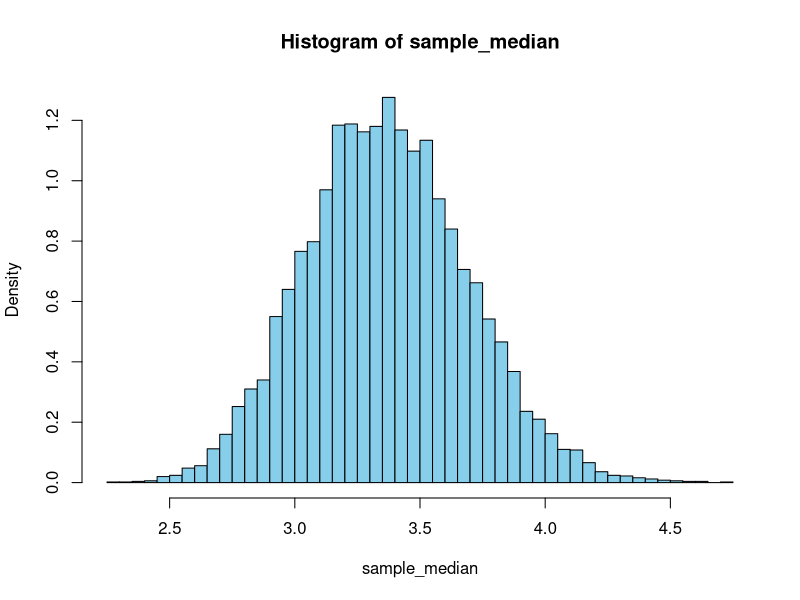
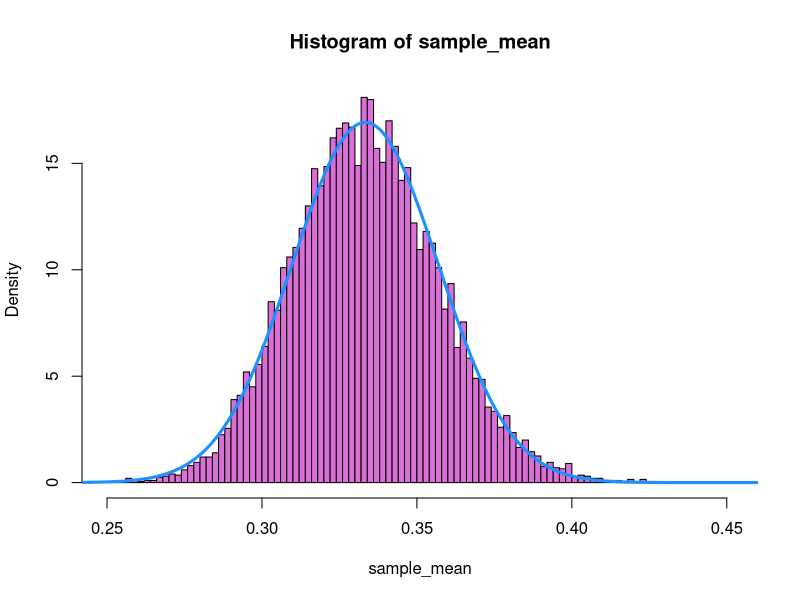
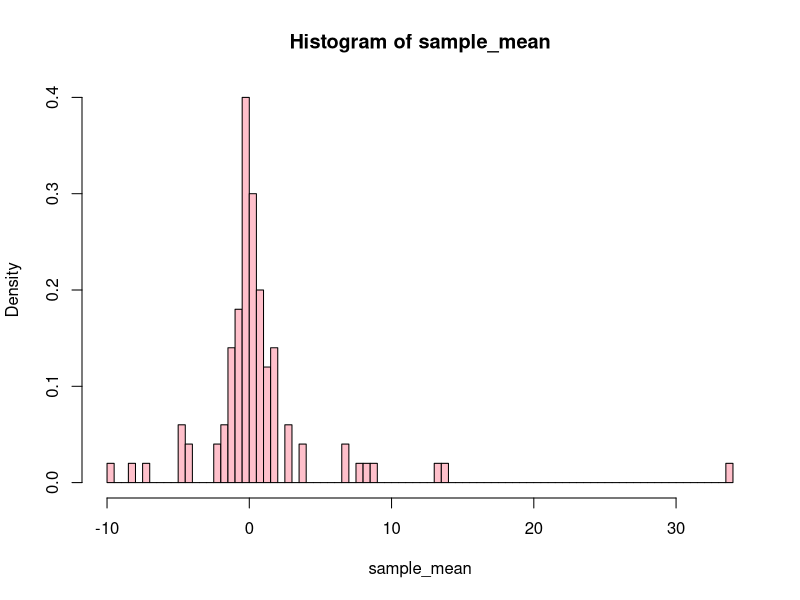
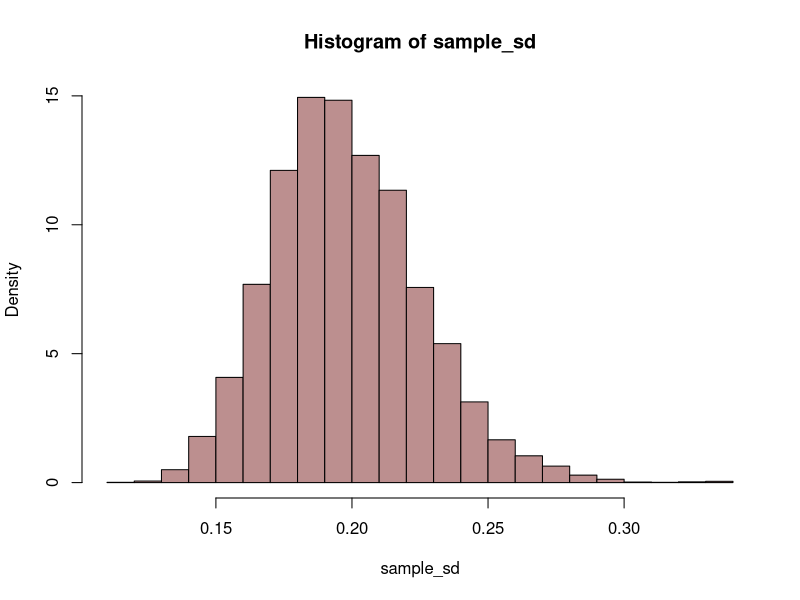
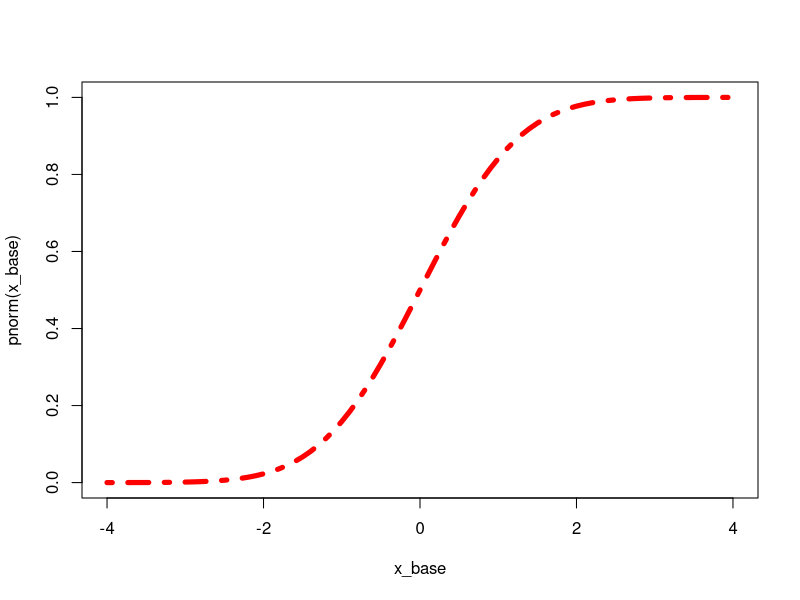
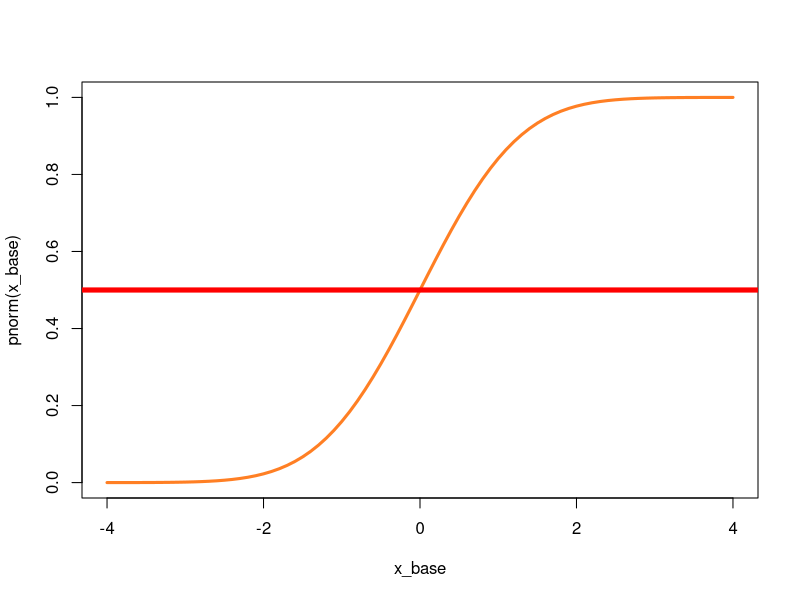
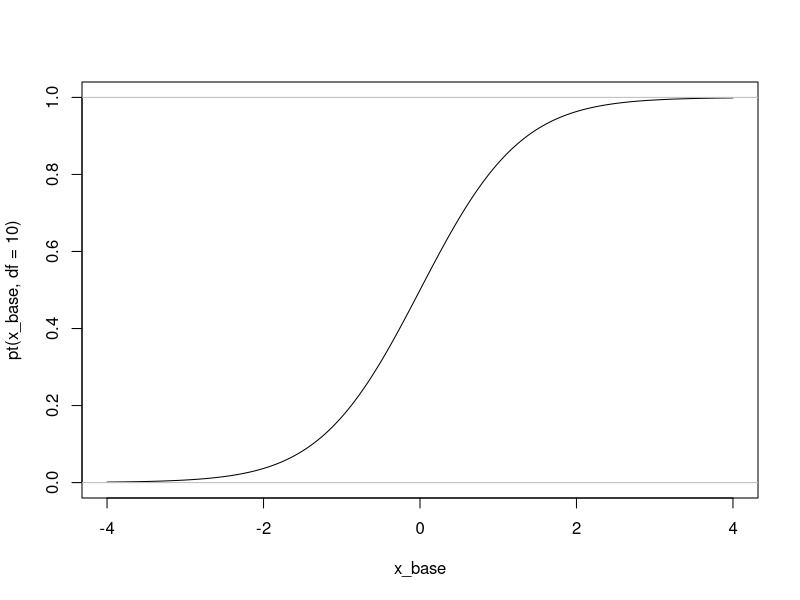
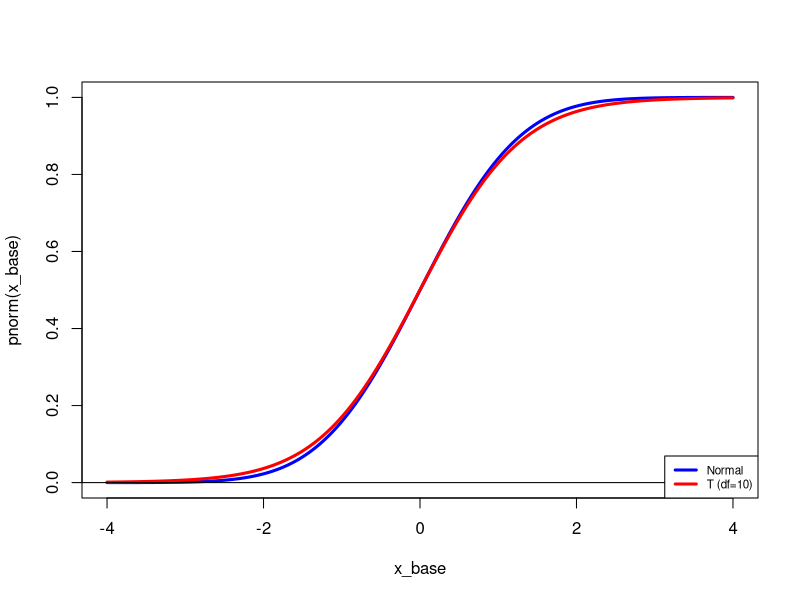

Generate these figures, in order, with R:
## -------------------------------------------------------------
## Stat/Q Sci 403 Lab 2 | Spring 2021 | University of Washington
##    Modified from 2020 and based on earlier labs of 
##           Vladimir Minin and Yen-Chi Chen
##
## The goal of this lab is to give examples about CLT, about the CDF, to
##  introduce the ecdf function, and its convergens to the tru CDF,
##   and to give more examples of making plots.
## -------------------------------------------------------------

###                                      ###
### Part 1: Random variables and CLT     ###
###                                      ###

## Exanoke 1: distribution of sample  medians
n_rep = 10000
n = 100
df0 = 4

sample_median = rep(NA,n_rep)
for(i in 1:n_rep){
  data = rchisq(n, df = df0)
  # generate n data points from Chi-sq(df0)
  sample_median[i] = median(data)
}

hist(sample_median, probability = T, col="skyblue", breaks=50)
# The median of n=100 Chisq has an approximately normal distribution! 


## Example: central limit theorem for the saample mean
n_rep = 10000
n = 200
rate0 = 3

sample_mean = rep(NA, n_rep)

for(i in 1:n_rep){
  data = rexp(n,rate = rate0)
  # generate n data points from Exp(rate0)
  sample_mean[i] = mean(data)
  # i-th element of object "sample_mean" is a sample average
}

hist(sample_mean, probability = T, col="orchid", breaks=100)
x_base = seq(from=0, to=1, by=0.001)
lines(x=x_base, y=dnorm(x_base, mean=1/rate0, sd=1/(sqrt(n)*rate0)),
      lwd=3, col="dodgerblue")

## Example: failure of central limit theorem for the Cauchy distribution
n_rep = 100
n = 100000

sample_mean = rep(NA, n_rep)

for(i in 1:n_rep){
  data = rcauchy(n)
  # generate n data points from Cauchy(0,1) distirbution 
  # the "mean" of Cauchy distribution does not exist!
  sample_mean[i] = mean(data)
}

hist(sample_mean, probability = T, col="pink", breaks=100)
x_base = seq(from=0, to=1, by=0.001)
# with some probability, the sample mean could be very large/small


#####
##### Exercise 1.1: the distribution of sample standard deviation.
#####    Generate n=100 data points from Exp(5), compute the sample SD.
#####    Repeat the procedure n_rep=10000 times and plot the histogram.
#####    You can use the function sd() to compute sample SD.

n_rep = 10000
n = 100

sample_sd = rep(NA, n_rep)

for(i in 1:n_rep){
  data = rexp(n,rate = 5)
  sample_sd[i] = sd(data)
}

hist(sample_sd, probability = T, col="rosybrown", breaks=30)

### Part 2: CDF  ###
###              ###

### Example 1: normal distribution 

# pnorm gives the CDF values, so then we just plot the CDF curve

c(pnorm(-2),pnorm(-1),pnorm(0),pnorm(1),pnorm(2))

x_base = seq(from=-4, to=4, by=0.1)
plot(x_base, pnorm(x_base), type="l", 
     lwd=5, col="red", lty=4)

plot(x=x_base, y=pnorm(x_base), type="l", lwd=3, col="chocolate1")
abline(h=0.5, lwd=5, col="red")
  # abline(h=0): add the horizontal line at y=0

### Example 2: t-distribution

help(pt)       # check out the functions

x_base = seq(from=-4, to=4, by=0.01)

plot(x=x_base, y=pt(x_base, df=10), type="l", ylim=c(0,1))
  # ylim=c(0,1): set the range of Y-axis, df=degrees of freedom of t =10
abline(h=0, col="gray")
abline(h=1, col="gray")

## overlay multiple curves: norml and t
x_base = seq(from=-4, to=4, by=0.01)
plot(x_base, pnorm(x_base), type="l", lwd=3, col="blue")
lines(x_base, pt(x_base, df=10), lwd=3, col="red")
abline(h=0)

legend("bottomright", c("Normal","T (df=10)"), 
       lwd=3, col=c("blue","red"), cex=0.7)
  # add a legend; play around with each argument to
  # see its functionality.

####
#### Exercise 2.1: Compare t with different degrees of Freedom
####

plot(x=x_base, y=pnorm(x_base), type="l", lwd=3, 
     col="blue")
lines(x=x_base, y=pt(x_base, df=1), lwd=3, 
      col="red")
lines(x=x_base, y=pt(x_base, df=2), lwd=3, 
      col="orchid")
lines(x=x_base, y=pt(x_base, df=5), lwd=3, 
      col="purple")
abline(h=0)
abline(h=0.5)
abline(h=1)

legend("topleft", cex=0.7,
       c("Normal","T (df=1)","T (df=2)", "T (df=5)"), 
       lwd=3, col=c("blue","red","orchid","purple"))
  # as df increases, t-distribution gets closer to the Normal distribution

#### Exercise 2.2: 
#### In one plot, show the CDF of uniform distribution over [-4,4]
####  and Exp(2) and N(0,1) for x within [-5, 5].
{
x_base = seq(from=-5, to=5, by=0.01)
plot(x=x_base, y=punif(x_base, min=-4, max=4), type="l", 
     lwd=3, col="orchid")
lines(x=x_base, y=pexp(x_base, rate=2), lwd=3, col="limegreen")
lines(x=x_base, y=pnorm(x_base), lwd=3, col="dodgerblue")
abline(h=0)
legend("topleft", legend=c("Uni[-4,4]","Exp(2)","N(0,1)"), 
       col=c("orchid","limegreen","dodgerblue"), lwd=5)
}

###                                         ###
### Part 3: Intro to the EDF and ecdf()     ###
###                                         ###

# The function ecdf() gives the empirical CDF of a sample
#   A more basic way of computing it constructing explicit line segments
#            is given in the homework Rmd template
#   If samples are large, one may as well use a continuous curve as the jumps
#     small,  but remember it is really always a discrete random variable

### Example 3.1
### Given 6 data points 1,3,3,4,7,11 show the EDF curve using these points.

x = c(1,3,3,4,7,11)
x_edf = ecdf(x)   # ecdf() is R's function for the EDF
plot(x_edf)       # It is an object we can plot!


###  What is this x_edf object??  
###

x_edf

str(x_edf)       # 'x_edf' is a function along the real line

knots(x_edf)     # points where the EDF jumps

x_edf(0)         #  Note x_edf is a function -- these are function values
x_edf(2)
x_edf(4)
x_edf(6)
x_edf(10)

####
####  Exercise 3.1 Experiment with alternative plots of the EDF
####    (Remember to recompute it above if you have not already set it)
####
plot(x_edf, xlim=c(-5, 20), col="firebrick", pch=2,
     lwd=3, verticals=T)

plot(x_edf, xlim=c(-5, 20), col="royalblue", lwd=5, cex=2,
     pch=20,verticals=FALSE)
  # you can adjust many aspects of the plot

## Example 3.2: EDF of a randomly generated sample
data = rnorm(100)
data_edf = ecdf(data)

plot(data_edf, xlim=c(-4,4), do.points=F, col="blue")

plot(data_edf, xlim=c(-4,4), do.points=F, col="red", lwd=4)
  # do.points=F: no the big bullet for data points

plot(data_edf, xlim=c(-4,4), do.points=F, col="red",
     verticals = T)
# compare to the N(0,1) CDF
x_base = seq(from=-4, to=4, by=0.01)
lines(x=x_base, y=pnorm(x_base), col="blue")

## Example 3.3: compare 10 curvesa: a small sample size
plot(x=x_base, y=pnorm(x_base), col="red", type="l",
     lwd=5)
for(i in 1:10){                   #  10 samples
  data = rnorm(10)                #  each of size 10
  data_edf = ecdf(data)
  lines(data_edf, do.points=F, lwd=1, verticals=T)
}

## compare 10 curves using a large sample size sample size
plot(x=x_base, y=pnorm(x_base), col="royalblue", type="l",
     lwd=5)
for(i in 1:10){
  data = rnorm(10000)
  data_edf = ecdf(data)
  lines(data_edf, do.points=F, lwd=2, col='red', verticals=T)
}
  # this demonstrates the convergence of EDF to CDF

### Exercise 3.2
### Generate 50 points from N(0,1), call it data1.
### Generate another new 50 points from Exp(1), call it data2.
### In the same plot, show two EDF curves, one is from data1 and
### the other is from data2.
### You can then use The Kolmogorov Smirnov test uses the ECDF to
###  test whether two samples come from the same distribution (CDF)
{
  data1 = rnorm(50)
  data2 = rexp(50)
  data1_edf = ecdf(data1)
  data2_edf = ecdf(data2)
  
  plot(data1_edf, xlim=c(-4,4), do.points=F, col="dodgerblue",
       verticals = T, lwd=2)
  lines(data2_edf,  do.points=F, col="orchid",
        verticals = T, lwd=2)
  legend("topleft", legend=c("N(0,1)","Exp(1)"), 
         col=c("dodgerblue","orchid"), lwd=5)
}

# The Kolmogorov Smirnov test uses the ECDF to test whether two samples
#    come from the same distribution (CDF)

ks.test(data1,data2)

#################  

###
###  Part 4:  EDF-based confidence bouands for the CDF  ###
###


### The EDF provides Pointwise confidence interval for the CDF? ###
n=100
data = rnorm(n)
data_edf = ecdf(data)
x_base = seq(from=-4, to=4, by=0.01)

# In real life, we do not know true F, so use ecdf in variance estimate
var_edf = data_edf(x_base)*(1-data_edf(x_base))/n   
se_edf = sqrt(var_edf)

# Now construct the 90% CI -- note we use qnorm(0.95)=1.645 -- 5% each side
plot(data_edf, do.points=F, lwd=3, verticals=T,
     col="blue")
lines(x=x_base, y=data_edf(x_base)-qnorm(0.95)*se_edf,
      col="dodgerblue", lwd=2, lty=2)
lines(x=x_base, y=data_edf(x_base)+qnorm(0.95)*se_edf,
      col="dodgerblue", lwd=2, lty=2)
# lty=2: dashed curves

####
####  Exercise 4.1:   An alternative plot of these confidence bounds.
####      Again remember to regenerate your data kines 272-279 above if
####        they are not already saved for you

plot(data_edf, do.points=F, lwd=3, verticals=T,  col="blue")
polygon(c(x_base,rev(x_base)), 
        y=c(data_edf(x_base)-qnorm(0.95)*se_edf,
            rev(data_edf(x_base)+qnorm(0.95)*se_edf)), 
        col ="cyan", border = "cyan")          # a 90% CI,  qnorm(0.95)=1.645
# polygon: a function to generate a polygon from points
lines(data_edf, do.points=F, lwd=3, verticals=T,
      col="blue")
#  Again superimose the true curve (in red)
lines(x=x_base, y=pnorm(x_base), col="red", lwd=2)

####
####

### Example 4.2: For a given x,  
###    the EDF value should converge to a Normal distribution
## Example using the exponential distribution at the value x0=2

x0 = 2

# First generate a single value to test

data1 = rexp(100, rate = 1)
data1_edf = ecdf(data1)
data1_edf(x0)

#  Now repeat this 10,000 times and store the values
cdf_x0 = rep(NA, 10000)
for(i in 1:10000){
  x0 = 2
  data1 = rexp(100, rate = 1)
  data1_edf = ecdf(data1)
  
  cdf_x0[i] = data1_edf(x0)
}
# and plot the histogram
hist(cdf_x0, probability = T, col="lightgreen")

# Now to compare this with the true limiting Normal
#   Here we know the mean and SD, since our sample comples from an 
#     exponential distribution  F(x0)=pexp(2)

x_base = seq(from=0.70, to=1, by=0.001)
mu0 = pexp(2)
sd0 = sqrt(pexp(2)*(1-pexp(2))/100)  

lines(x=x_base, y=dnorm(x_base, mean=mu0,
                        sd= sd0), lwd=3, col="purple")
# purple: central limit theorem
# green:  the histogram of 10,000 samples 

####
#### Exercise 4.2
####

# Repeat the above example for an exponential distribution with rate 0.5. 
#   at the same value x0 = 2:  note in this case x0 is the mean but of course
#   F(x0)  is NOT 0.5.  
#   This time I am not providing solution code, as you can just very slightly modify
#    the code above.




